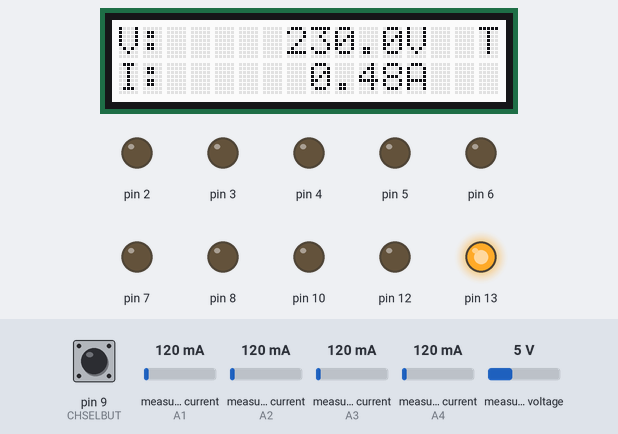
This sketch was run on a simulated Arduino Uno, built with avr-gcc and run on an emulated ATmega328P. Parts: 16×2 character LCD, output pins drawn as LEDs (lit = HIGH). The test bench sets the inputs (shaded band); at power-on: pin 9 (CHSELBUT) HIGH, measured current (sensors on A1, A2, A3, A4) 120 mA, measured voltage 5 V.

Above: at 2.7 s.
2.8 s: pin 9 (CHSELBUT) pulled LOW for 0.15 s
At 3.4 s:
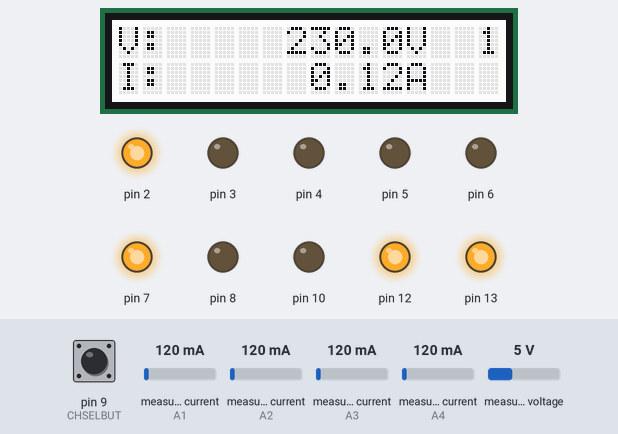
6.2 s: measured current (sensor on A1) set to 109 mA
At 7.8 s:
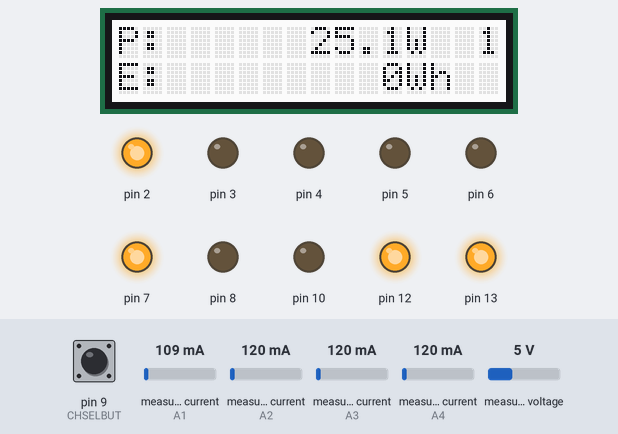
8.1 s: measured current (sensor on A1) set to 95 mA
At 9.5 s:
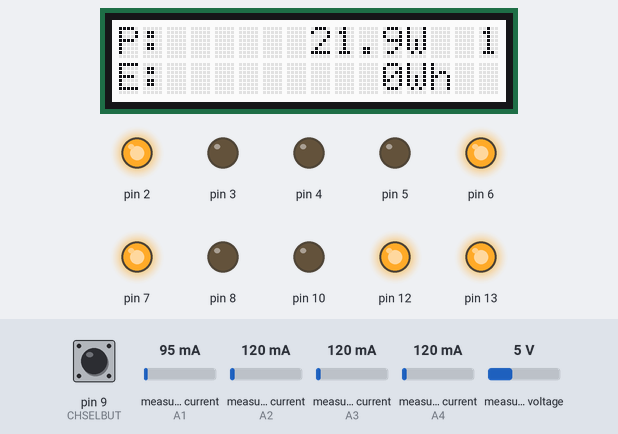
11.4 s: pin 9 (CHSELBUT) pulled LOW for 1 s
At 11.9 s:
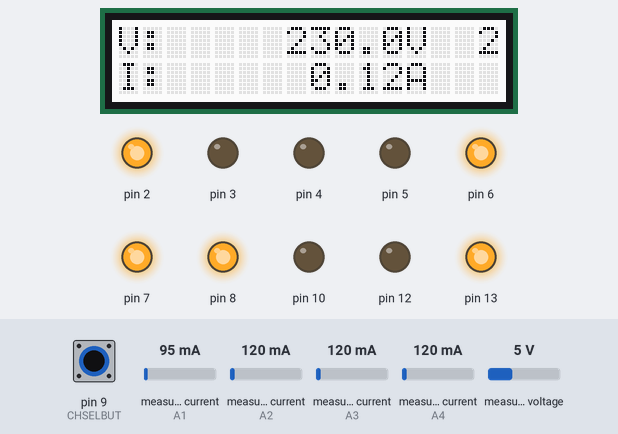
15.7 s: measured current (sensor on A2) set to 109 mA
At 17.1 s:
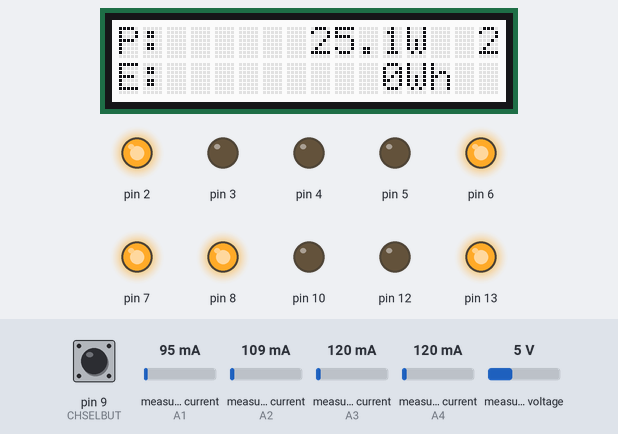
17.4 s: measured current (sensor on A2) set to 92 mA
At 18.9 s:
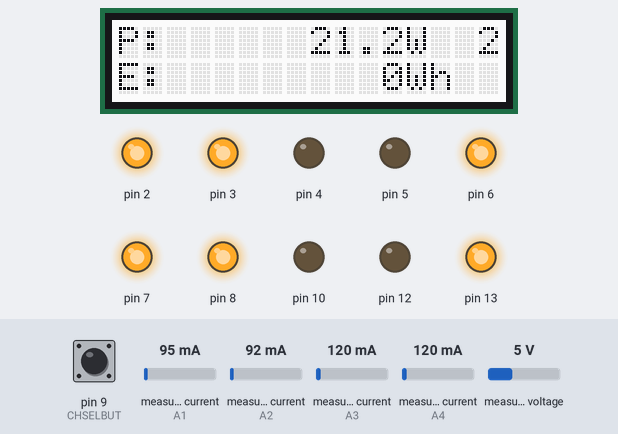
Timing chart, 0 to 20.4 s (numbered marks = the images above; inputs shaded):
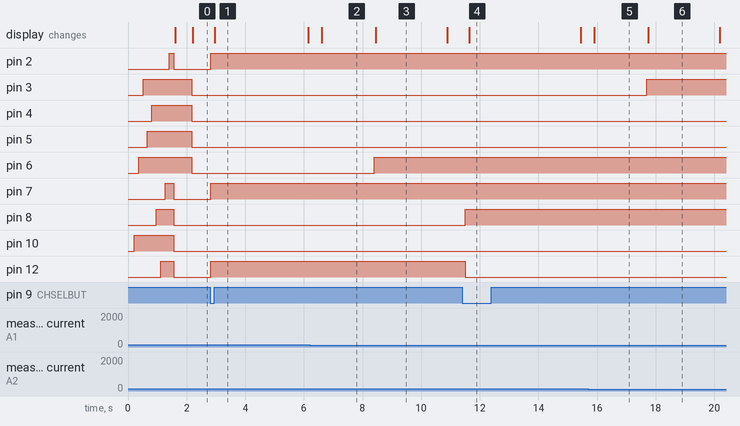

Measured:
- the behaviour switches between 101 and 100 mA on measured current (sensor on A1) (found by bisection; images 2 and 3)
- the behaviour switches between 101 and 100 mA on measured current (sensor on A2) (found by bisection; images 5 and 6)
- after the input at 2.8 s, pin 2, pin 7, pin 12: LOW → HIGH at once; the display: changes after 0.16 s (image 1)
- after the input at 6.2 s, the display: changes after 0.41 s (image 2)
- after the input at 8.1 s, pin 6: LOW → HIGH after 0.31 s; the display: changes after 0.35 s (image 3)
- after the input at 11.4 s, pin 8: LOW → HIGH after 0.11 s; pin 12: HIGH → LOW after 0.11 s; the display: changes after 0.25 s (image 4)
- after the input at 15.7 s, the display: changes after 0.21 s (image 5)
- after the input at 17.4 s, pin 3: LOW → HIGH after 0.30 s; the display: changes after 0.35 s (image 6)

The sketch:

2019_TSA_Microcontroller_Code__V1.3____Robotics_Calibration.ino
```cpp
/*
2019 TSA Microcontroller project
Theme: Smart Home
Project: 4 Channel Home Power Meter
Author: EK and TM
V1.3
*/

#include "rgb_lcd.h"
#include "EmonLib.h"

//#define demo //define if the demo setup is used
#define robotics

#ifdef demo //Calibration values for the demo setup
//Voltage and Current sensor calibrations
#define VOLT_CAL 161.2
#define CH1_CURR_CAL 9.1
#define CH2_CURR_CAL 10.4
#define CH3_CURR_CAL 9.3
#define CH4_CURR_CAL 9.3

#endif

#ifdef dev //Calibration values for the developement setup.
//Voltage and current senosr calibrations
#define VOLT_CAL 166.4
#define CH1_CURR_CAL 11.1
#define CH2_CURR_CAL 11.1
#define CH3_CURR_CAL 11.1
#define CH4_CURR_CAL 11.1

#endif
#ifdef robotics //Calibration values for Robotics Interview.

#define VOLT_CAL 155.8 //was 166.4
#define CH1_CURR_CAL 10.2
#define CH2_CURR_CAL 11.1
#define CH3_CURR_CAL 11.1
#define CH4_CURR_CAL 11.1

#endif

EnergyMonitor emon1; //Create Emon instance for channel 1
EnergyMonitor emon2; //Create Emon instance for channel 2
EnergyMonitor emon3; //Create Emon instance for channel 3
EnergyMonitor emon4; //Create Emon instance for channel 4

// LCD Parameters
rgb_lcd lcd; //Create LCD instance
//RGB backlight values (White)
const int backlightR = 255;
const int backlightG = 255;
const int bakclightB = 255;

//Loop control vars
const int screen_count_max = 75; //Set LCD screen switch's max value
int screen_count;
int emon_loop_count;

//Channel select variables
int CHSELBUT = 9; //Button GPIO pin
int channelnumber = 0;

int last_button_val; //storage var
int selected_channel = 0;

enum LEDChannels {RESET, Ch1P, Ch2P, Ch3P, Ch4P, Ch1I, Ch2I, Ch3I, Ch4I, CHSEL, LEDMAX};
int LEDPin[LEDMAX]; //LED GPIO output pins array

enum Channels {TOTAL, Ch1, Ch2, Ch3, Ch4, CHANNELMAX};

//arrays for storing Voltage, Current, Power, and Energy measurements
double voltage[CHANNELMAX];
double current[CHANNELMAX];
double power[CHANNELMAX];
double energy[CHANNELMAX];

int last_millis[CHANNELMAX];

//Threshholds for Active chanel LEDs
const float active_channel_threshhold = 0.1; //Ignore current readings below this value for Active LED indicators
int voltage_threshhold = 100; //Active LED turn on threshold

//Conversion factors for Energy calculation
#define w2kw (1/1000.0)
#define ms2h (1/(1000.0 * 60.0 * 60.0))
#define ms2m (1/(1000.0 * 60.0))
#define ms2s (1/(1000.0))

//-------------------------------------------------------------------
// Support functions
//-------------------------------------------------------------------

// Initialize channel select button
void initCHSELbutton()
  {
    pinMode(CHSELBUT, INPUT_PULLUP);
    last_button_val = digitalRead(CHSELBUT);
  }

// Initialize LCD display
void initLcd()
  {
    lcd.begin(16, 2);
    lcd.setRGB(backlightR, backlightG, bakclightB);
  }

// Funciton for turning an LED on
void LEDon(int LED)
  {
    digitalWrite(LEDPin[LED], LOW); //active low
  }

// Function for turning an LED off
void LEDoff(int LED){
  digitalWrite(LEDPin[LED], HIGH); //active low
}

// Initialize LED GPIO pins and test them
void initLED()
  {
    //define Digital Pin #s for each LED
    LEDPin[RESET] = 10;
    LEDPin[Ch1P] = 6;
    LEDPin[Ch2P] = 3;
    LEDPin[Ch3P] = 5;
    LEDPin[Ch4P] = 4;
    LEDPin[Ch1I] = 8;
    LEDPin[Ch2I] = 12; // was 1
    LEDPin[Ch3I] = 7;
    LEDPin[Ch4I] = 2;
    LEDPin[CHSEL] = 13; //was 0, not used

    //set LEDs to output mode and test them
    for(int channel = 0; channel < LEDMAX; channel++)
      {
        pinMode(LEDPin[channel], OUTPUT);
        LEDon(channel);
        delay(150);
        LEDoff(channel);
      }
   }

// Function to turn on selected channel LEDs
void setChannelLED(int setChannel)
  {
    if (setChannel == TOTAL)
      {
        LEDon(Ch1I);
        LEDon(Ch2I);
        LEDon(Ch3I);
        LEDon(Ch4I);
      }
    else
      {
        LEDoff(Ch1I);
        LEDoff(Ch2I);
        LEDoff(Ch3I);
        LEDoff(Ch4I);
      }
    if (setChannel == Ch1)
      {
        LEDon(Ch1I);
      }
    if (setChannel == Ch2)
      {
        LEDon(Ch2I);
      }
    if (setChannel == Ch3)
      {
        LEDon(Ch3I);
      }
    if (setChannel == Ch4)
      {
        LEDon(Ch4I);
      }
  }

//Initialize EmonLib
void initemon()
  {
    emon1.voltage(A0, VOLT_CAL, 1.7); //Voltage input pin calibration, phase_shift
    emon1.current(A1, CH1_CURR_CAL);       // Current: input pin, calibration.

    emon2.voltage(A0, VOLT_CAL, 1.7);
    emon2.current(A2, CH2_CURR_CAL);

    emon3.voltage(A0, VOLT_CAL, 1.7);
    emon3.current(A3, CH3_CURR_CAL);

    emon4.voltage(A0, VOLT_CAL, 1.7);
    emon4.current(A4, CH4_CURR_CAL);

    pinMode(A0, INPUT); //voltage pin
    pinMode(A1, INPUT); //CH1 current pin1
    pinMode(A2, INPUT); //CH2 current pin2
    pinMode(A3, INPUT); //CH3 current pin3
    pinMode(A4, INPUT); //CH4 current pin4
  }

void displayno1()
  {
    lcd.setCursor(15, 1);
    lcd.print("0");
  }

void displayno2()
  {
    lcd.setCursor(15, 1);
    lcd.print("1");
  }

//-------------------------------------------------------------------
// Setup
//-------------------------------------------------------------------

void setup()
  {
    Serial.begin(9600);
    initLcd();
    initLED();
    initCHSELbutton();
    initemon();

    LEDon(RESET);
    setChannelLED(selected_channel);
    screen_count = 0;
    emon_loop_count = 0;

    last_millis[TOTAL] = millis();
    last_millis[Ch1] = millis();
    last_millis[Ch2] = millis();
    last_millis[Ch3] = millis();
    last_millis[Ch4] = millis();
  }

//------------------------------------------------------------------
// Main Program Loop
//------------------------------------------------------------------
void loop()
  {
    //EmonLib
    int curr_millis; //Current time stamp

//------------------------------------------------------------------
// Process Channel Select button presses
//------------------------------------------------------------------
  int curr_button_val = digitalRead(CHSELBUT);

  if ((curr_button_val == LOW) && (last_button_val == HIGH))
    {
      // High to low transition of CHSELBUT pin
      selected_channel++;
      if (selected_channel == CHANNELMAX)
        {
          selected_channel = 0;
        }
      setChannelLED(selected_channel); //turn on or off Indicator LEDS.
    }

  last_button_val = curr_button_val;

//------------------------------------------------------------------
// Voltage, Current, Power Calculations
//------------------------------------------------------------------

  curr_millis = millis();

  if (emon_loop_count == 0) //Total of all channels
    {
      voltage[TOTAL] = (voltage[Ch1] + voltage[Ch2] + voltage[Ch3] + voltage[Ch4]) / 4;
      current[TOTAL] = current[Ch1] + current[Ch2] + current[Ch3] + current[Ch4];
      power[TOTAL] = power[Ch1] + power[Ch2] + power[Ch3] + power[Ch4];
      energy[TOTAL] = energy[Ch1] + energy[Ch2] + energy[Ch3] + energy[Ch4];
      emon_loop_count++;
    }
  else if (emon_loop_count == 1) // Channel 1
    {
      emon1.calcVI(10,50); //Measure Voltage and Current
      voltage[Ch1] = emon1.Vrms;
      current[Ch1] = emon1.Irms;
      power[Ch1] = voltage[Ch1] * current[Ch1];
      int diff_millis = curr_millis - last_millis[Ch1];
      energy[Ch1] = energy[Ch1] + (power[Ch1] * diff_millis);
      last_millis[Ch1] = curr_millis;
      emon_loop_count++;
    }
  else if (emon_loop_count == 2) // Channel 2
    {
      emon2.calcVI(10,50); //Measure Voltage and Current
      voltage[Ch2] = emon2.Vrms;
      current[Ch2] = emon2.Irms;
      power[Ch2] = voltage[Ch2] * current[Ch2];
      int diff_millis = curr_millis - last_millis[Ch1];
      energy[Ch2] = energy[Ch2] + (power[Ch2] * diff_millis);
      last_millis[Ch2] = curr_millis;
      emon_loop_count++;
    }
  else if (emon_loop_count == 3) // Channel 3
    {
      emon3.calcVI(10,50); //Measure Voltage and Current
      voltage[Ch3] = emon3.Vrms;
      current[Ch3] = emon3.Irms;
      power[Ch3] = voltage[Ch3] * current[Ch3];
      int diff_millis = curr_millis - last_millis[Ch3];
      energy[Ch3] = energy[Ch3] + (power[Ch3] * diff_millis);
      last_millis[Ch3] = curr_millis;
      emon_loop_count++;
    }
  else if (emon_loop_count == 4) // Channel 4
    {
      emon4.calcVI(10,50); //Measure Voltage and Current
      voltage[Ch4] = emon4.Vrms;
      current[Ch4] = emon4.Irms;
      power[Ch4] = voltage[Ch4] * current[Ch4];
      int diff_millis = curr_millis - last_millis[Ch4];
      energy[Ch4] = energy[Ch4] + (power[Ch4] * diff_millis);
      last_millis[Ch4] = curr_millis;
      emon_loop_count = 0;
    }

//------------------------------------------------------------------
// Turn on or off Active LED indicators based on current draw
//------------------------------------------------------------------

  //ingore all current readings unless there is 110V AC presenton a channel
  if (voltage[TOTAL] > voltage_threshhold)
    {

      // if the current values are above the active_channel_threshhold, then turn on the LED
      if (current[Ch1] > active_channel_threshhold)
        {
          LEDon(Ch1P);
        }
      else
        {
          LEDoff(Ch1P);
        }
      if (current[Ch2] > active_channel_threshhold)
        {
          LEDon(Ch2P);
        }
    else
        {
          LEDoff(Ch2P);
        }
     if (current[Ch3] > active_channel_threshhold)
        {
          LEDon(Ch3P);
        }
    else
        {
          LEDoff(Ch3P);
        }

    if (current[Ch4] > active_channel_threshhold)
        {
          LEDon(Ch4P);
        }
    else
        {
          LEDoff(Ch4P);
        }
    }

//------------------------------------------------------------------
// Display Voltage and Current measurments on LCD.
// Display Power and Energy calculations on LCD.
// Alternate Screens that display Measurements and Calculations
//------------------------------------------------------------------

  char str[17];
  if(screen_count < (screen_count_max / 2))
    {
      //Display Voltage
      lcd.setCursor(0, 0);
      memset(str, ' ', sizeof(str)); str[17] = 0;
      dtostrf(voltage[selected_channel],9,1,str);
      lcd.print("V: ");
      lcd.print(str);
      lcd.print("V       "); // clear to end of line

      //Display Current
      lcd.setCursor(0,1);
      memset(str, ' ', sizeof(str)); str[17] = 0;
      dtostrf(current[selected_channel],9,2,str);
      lcd.print("I: ");
      lcd.print(str);
      lcd.print("A       "); // clear to end of line
    }
  else
    {
      //Display Power
      lcd.setCursor(0,0);
      memset(str, ' ', sizeof(str)); str[17] = 0;
      dtostrf(power[selected_channel],9,1,str);
      lcd.print("P: ");
      lcd.print(str);
      lcd.print("W       "); // clear to end of line

      //Display Energy
      lcd.setCursor(0,1);
      memset(str, ' ', sizeof(str)); str[17] = 0;
      dtostrf(energy[selected_channel] * ms2h,9,0,str); // convert Wms to Wh
      lcd.print("E: ");
      lcd.print(str);
      lcd.print("Wh       "); // clear to end of line
    }

  //Indicate Seleceted channel on upper right corner of LCD
  lcd.setCursor(15,0);
  if(selected_channel == 0)
    {
      lcd.print("T");
    }
  else
    {
      lcd.print(selected_channel);
    }

  screen_count++; //Advance the screen count every time the loop is executed
  if(screen_count > screen_count_max) // If the counter reaches max, reset the counter
    {
      screen_count = 0;
    }
}
```
